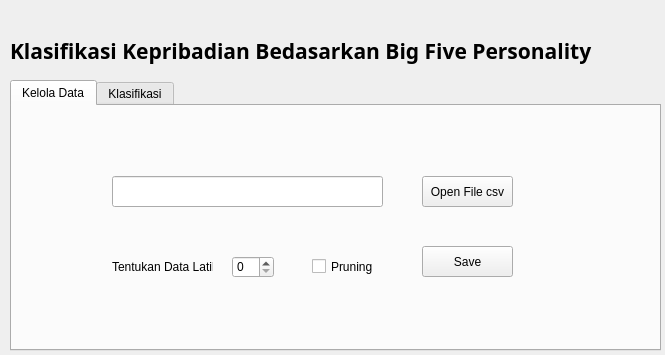
<?xml version="1.0" encoding="UTF-8"?>
<ui version="4.0">
 <class>Form</class>
 <widget class="QWidget" name="Form">
  <property name="geometry">
   <rect>
    <x>0</x>
    <y>0</y>
    <width>665</width>
    <height>355</height>
   </rect>
  </property>
  <property name="windowTitle">
   <string>APLIKASI</string>
  </property>
  <widget class="QTabWidget" name="tabWidget">
   <property name="geometry">
    <rect>
     <x>10</x>
     <y>80</y>
     <width>651</width>
     <height>271</height>
    </rect>
   </property>
   <property name="currentIndex">
    <number>0</number>
   </property>
   <widget class="QWidget" name="tab">
    <attribute name="title">
     <string>Kelola Data</string>
    </attribute>
    <widget class="QLabel" name="label">
     <property name="geometry">
      <rect>
       <x>100</x>
       <y>140</y>
       <width>101</width>
       <height>41</height>
      </rect>
     </property>
     <property name="text">
      <string>Tentukan Data Latih</string>
     </property>
    </widget>
    <widget class="QCheckBox" name="pruning">
     <property name="geometry">
      <rect>
       <x>300</x>
       <y>150</y>
       <width>71</width>
       <height>21</height>
      </rect>
     </property>
     <property name="text">
      <string>Pruning</string>
     </property>
    </widget>
    <widget class="QPushButton" name="save">
     <property name="geometry">
      <rect>
       <x>410</x>
       <y>140</y>
       <width>91</width>
       <height>31</height>
      </rect>
     </property>
     <property name="text">
      <string>Save</string>
     </property>
    </widget>
    <widget class="QPushButton" name="openfile">
     <property name="geometry">
      <rect>
       <x>410</x>
       <y>70</y>
       <width>91</width>
       <height>31</height>
      </rect>
     </property>
     <property name="text">
      <string>Open File csv</string>
     </property>
    </widget>
    <widget class="QLineEdit" name="filename">
     <property name="geometry">
      <rect>
       <x>100</x>
       <y>70</y>
       <width>271</width>
       <height>31</height>
      </rect>
     </property>
    </widget>
    <widget class="QSpinBox" name="spinBox">
     <property name="geometry">
      <rect>
       <x>220</x>
       <y>150</y>
       <width>42</width>
       <height>22</height>
      </rect>
     </property>
    </widget>
   </widget>
   <widget class="QWidget" name="tab_5">
    <attribute name="title">
     <string>Klasifikasi</string>
    </attribute>
    <widget class="QPushButton" name="hasilklasifikasi">
     <property name="geometry">
      <rect>
       <x>0</x>
       <y>80</y>
       <width>101</width>
       <height>31</height>
      </rect>
     </property>
     <property name="text">
      <string>Hasil Klasifikasi</string>
     </property>
    </widget>
    <widget class="QLabel" name="label_3">
     <property name="geometry">
      <rect>
       <x>10</x>
       <y>10</y>
       <width>47</width>
       <height>13</height>
      </rect>
     </property>
     <property name="text">
      <string>Split Data</string>
     </property>
    </widget>
    <widget class="QLabel" name="label_4">
     <property name="geometry">
      <rect>
       <x>10</x>
       <y>30</y>
       <width>47</width>
       <height>13</height>
      </rect>
     </property>
     <property name="text">
      <string>Dataset</string>
     </property>
    </widget>
    <widget class="QLabel" name="label_5">
     <property name="geometry">
      <rect>
       <x>10</x>
       <y>50</y>
       <width>47</width>
       <height>13</height>
      </rect>
     </property>
     <property name="text">
      <string>Pruning</string>
     </property>
    </widget>
    <widget class="QLabel" name="label_6">
     <property name="geometry">
      <rect>
       <x>120</x>
       <y>10</y>
       <width>47</width>
       <height>13</height>
      </rect>
     </property>
     <property name="text">
      <string/>
     </property>
    </widget>
    <widget class="QLabel" name="label_7">
     <property name="geometry">
      <rect>
       <x>120</x>
       <y>30</y>
       <width>47</width>
       <height>13</height>
      </rect>
     </property>
     <property name="text">
      <string/>
     </property>
    </widget>
    <widget class="QLabel" name="label_8">
     <property name="geometry">
      <rect>
       <x>120</x>
       <y>50</y>
       <width>47</width>
       <height>13</height>
      </rect>
     </property>
     <property name="text">
      <string/>
     </property>
    </widget>
   </widget>
  </widget>
  <widget class="QLabel" name="label_2">
   <property name="geometry">
    <rect>
     <x>10</x>
     <y>30</y>
     <width>901</width>
     <height>41</height>
    </rect>
   </property>
   <property name="font">
    <font>
     <family>Arial Black</family>
     <pointsize>16</pointsize>
     <weight>75</weight>
     <bold>true</bold>
    </font>
   </property>
   <property name="text">
    <string>Klasifikasi Kepribadian Bedasarkan Big Five Personality</string>
   </property>
  </widget>
 </widget>
 <resources/>
 <connections/>
</ui>
